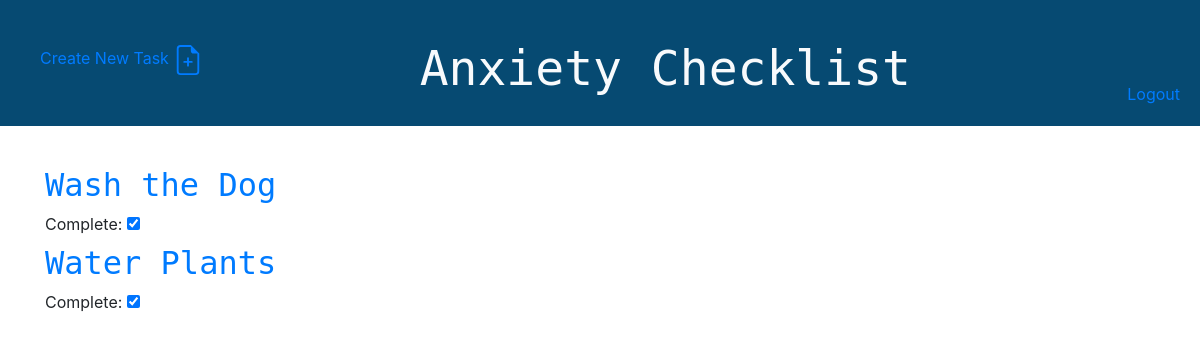
The page /done/ (signed in) on the database as committed earlier.
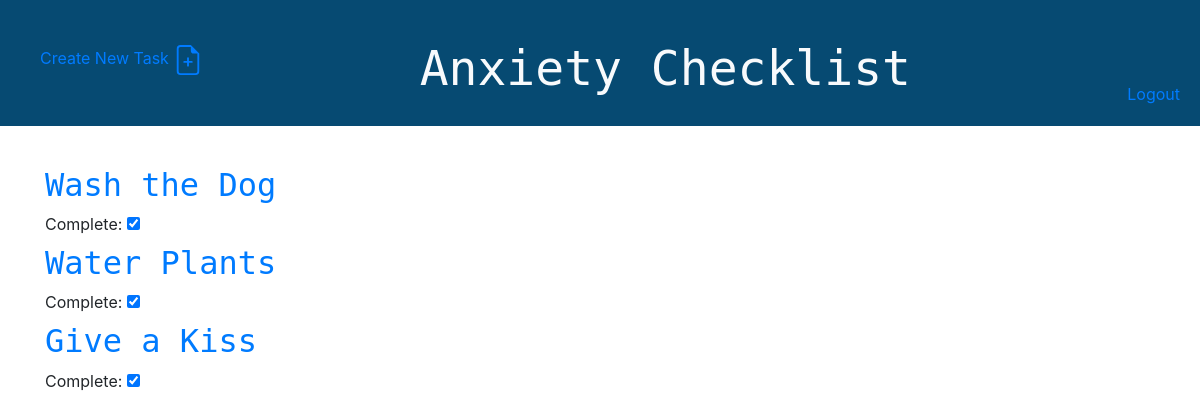
The same page on the database as committed later.
### main/models.py (models this page shows, shortened)
class Todo(models.Model):
    task = models.CharField(max_length= 280)
    text = models.TextField(max_length=400)
    created_date = models.DateField(auto_now_add=True)
    due_date = models.DateField(blank=True, null=True)
    done = models.BooleanField(default=False)
    user = models.ForeignKey(User, on_delete=models.CASCADE, related_name="todos")

### main/views.py (the view)
# urls.py: path('done/', views.todo_done, name='todo-done')
def todo_done(request):
    todos= Todo.objects.filter(user__id=request.user.id)
    return render(request, 'main/todo_done.html', {'todos': todos})

### templates/main/todo_done.html
{% extends 'base.html' %}
{% block content %}
    {% for todo in todos.all %}
        <article class="todo">
            <h2><a href="{% url 'todo_detail' pk=todo.pk %}">{{ todo.task }}</a></h2>
            <div>
                <label for="todo-done">Complete: </label>
                <input type="checkbox"  name="todo-done"
                       checked>
              </div>
        </article>
    {% endfor %}
{% endblock %}

Rows that differ between the two databases and show on the page:
added Todo: task "Give a Kiss"
